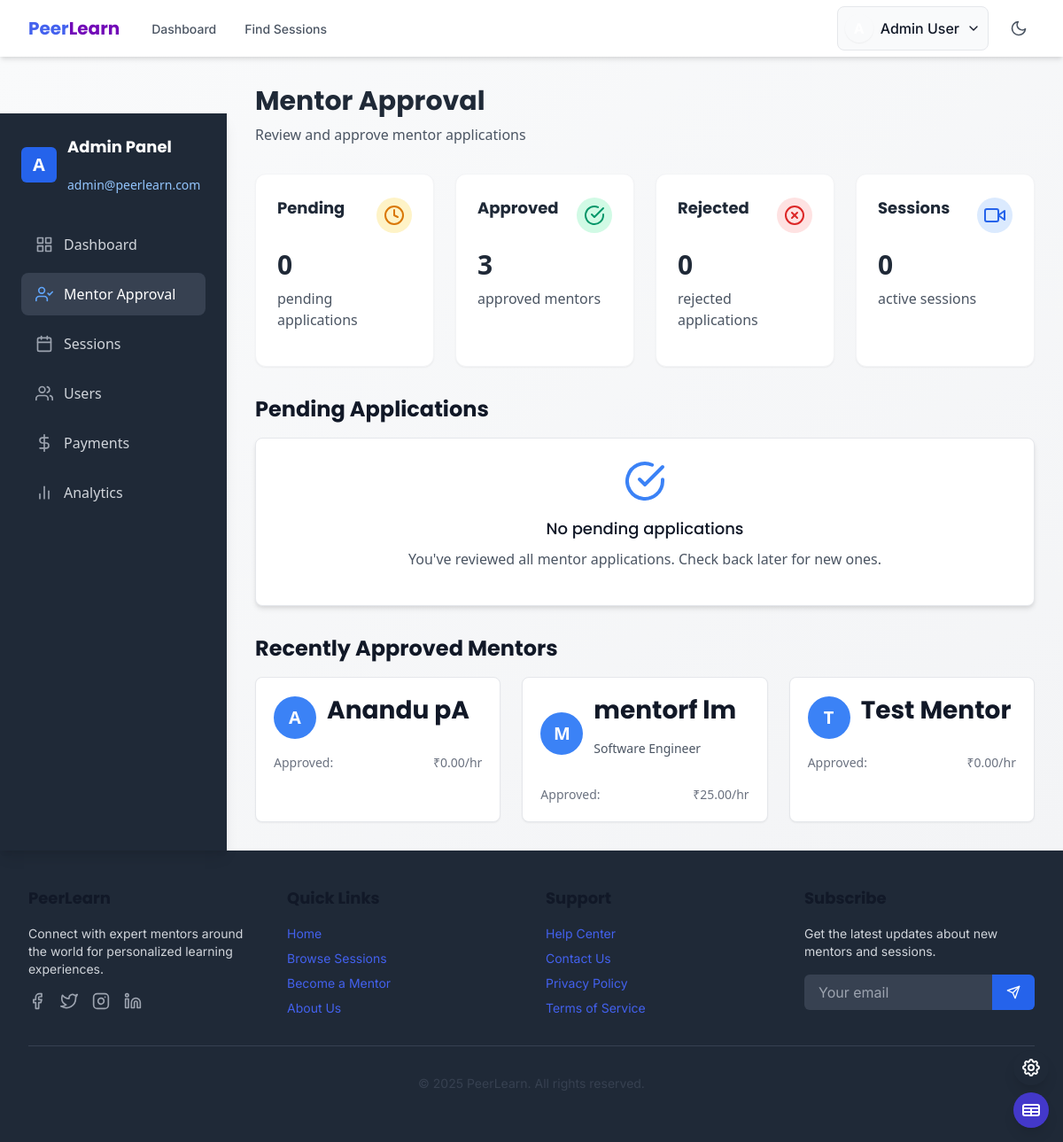
The page /admin-panel/mentor-approval/ (signed in) on the database as committed earlier.
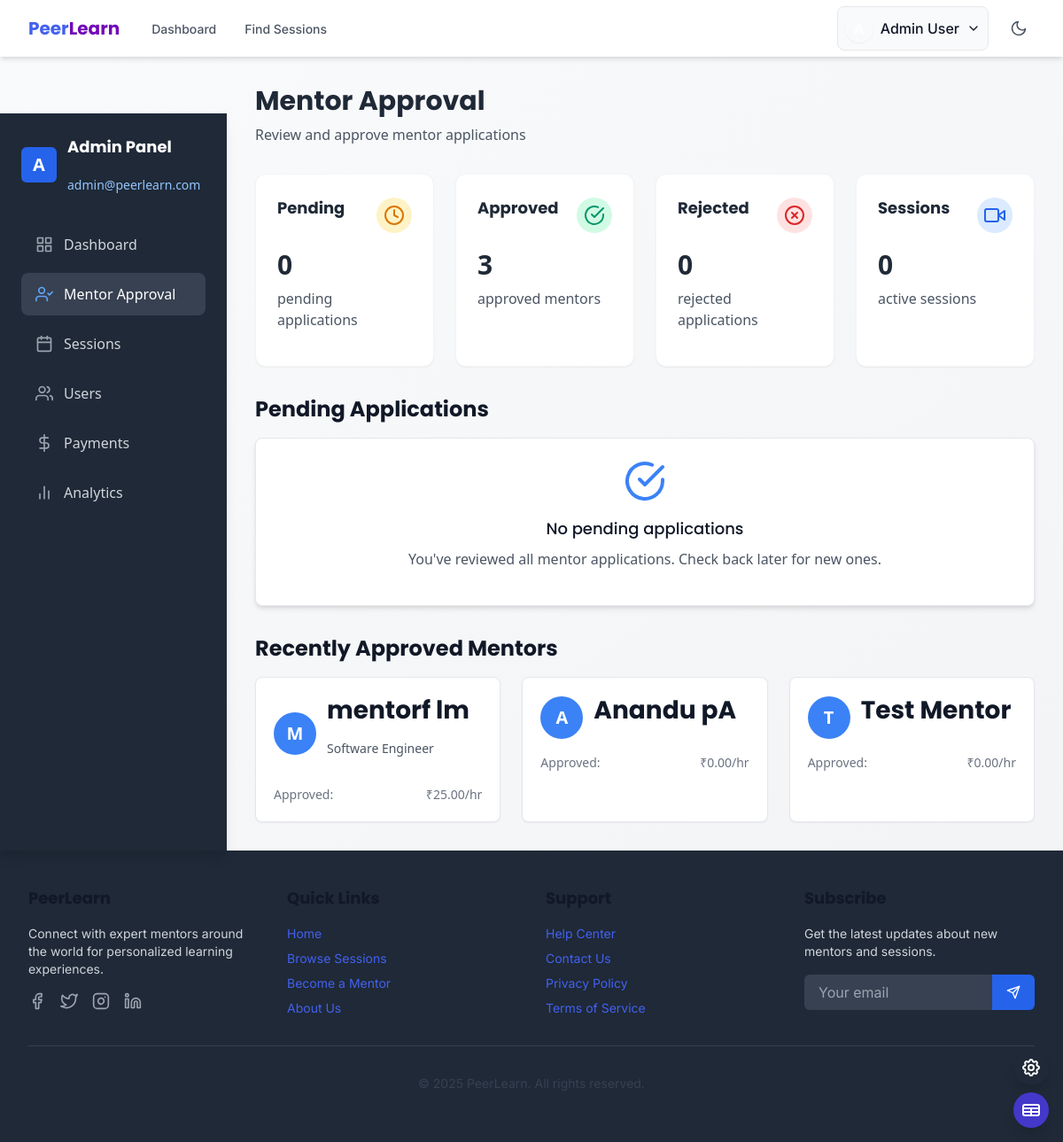
The same page on the database as committed later.
### users/models.py (models this page shows, shortened)
class MentorProfile(models.Model):
    user = models.OneToOneField(User, on_delete=models.CASCADE, related_name='mentor_profile')
    expertise = models.CharField(_('area of expertise'), max_length=255)
    bio = models.TextField(_('biography'))
    hourly_rate = models.DecimalField(_('hourly rate'), max_digits=10, decimal_places=2)
    is_approved = models.BooleanField(_('approved status'), default=False)
    intro_video = models.URLField(_('introduction video'), blank=True, null=True)
    average_rating = models.DecimalField(_('average rating'), max_digits=3, decimal_places=2, default=0)
    total_reviews = models.PositiveIntegerField(_('total reviews'), default=0)
    created_at = models.DateTimeField(auto_now_add=True)
    updated_at = models.DateTimeField(auto_now=True)

class User(AbstractUser):
    ROLE_CHOICES = (
        ('learner', _('Learner')),
        ('mentor', _('Mentor')),
        ('admin', _('Admin')),
    )
    username = None
    email = models.EmailField(_('email address'), unique=True)
    profile_picture = models.ImageField(_('profile picture'), upload_to='profile_pictures/', blank=True, null=True)
    role = models.CharField(_('role'), max_length=10, choices=ROLE_CHOICES, default='learner')
    two_factor_enabled = models.BooleanField(_('two-factor authentication'), default=False)
    USERNAME_FIELD = 'email'
    REQUIRED_FIELDS = []
    objects = UserManager()
    def get_full_name(self):
        return f"{self.first_name} {self.last_name}".strip() or self.email
    full_name = property(get_full_name)
    def get_dashboard_url(self):
        if self.role == 'learner':
            return reverse('learner_dashboard')
        elif self.role == 'mentor':
            return reverse('mentor_dashboard')
        elif self.role == 'admin':
            return reverse('admin_dashboard')
        return reverse('landing_page')

### admin_panel/views.py (the view)
# urls.py: path('mentor-approval/', views.mentor_approval, name='mentor_approval'),
@login_required
@user_passes_test(is_admin)
def mentor_approval(request):
    pending_mentors = MentorProfile.objects.filter(is_approved=False).select_related('user').order_by('-created_at')
    pending_count = pending_mentors.count()
    approved_count = MentorProfile.objects.filter(is_approved=True).count()
    rejected_count = 0  # This would be tracked in a real app
    now = timezone.now()
    sessions_count = Session.objects.filter(
        status='in_progress',
        start_time__lte=now,
        end_time__gte=now
    ).count()
    recent_approved = MentorProfile.objects.filter(
        is_approved=True
    ).select_related('user').order_by('-updated_at')[:10]
    context = {
        'pending_mentors': pending_mentors,
        'recent_approved': recent_approved,
        'pending_count': pending_count,
        'approved_count': approved_count,
        'rejected_count': rejected_count,
        'sessions_count': sessions_count,
    }
    return render(request, 'admin_panel/mentor_approval.html', context)

### admin_panel/views.py (called while the page is built)
def is_admin(user):
    return user.is_authenticated and user.role == 'admin'

### templates/admin_panel/mentor_approval.html (shortened to what the changed rows need)
{% extends 'base.html' %}
{% load i18n %}
{% load static %}
{% block content %}
<div class="min-h-screen bg-gradient-to-br from-gray-50 to-gray-100 font-sans">
    <div class="hidden md:block fixed left-0 top-16 bottom-0 w-64 bg-gray-800 shadow-lg z-10">
        <div class="p-6">
            <div class="flex items-center mb-8">
                <div>
                    <h2 class="text-lg font-bold text-white">{% trans "Admin Panel" %}</h2>
                </div>
            </div>
        </div>
    </div>
    <div class="md:ml-64 p-6 lg:p-8">
        <h1 class="text-3xl font-bold text-gray-800 mb-2">{% trans "Mentor Approval" %}</h1>
        <div class="grid grid-cols-1 md:grid-cols-4 gap-6 mb-8">
            <div class="bg-white rounded-xl shadow-sm p-6 border border-gray-100">
                <div class="flex justify-between items-center mb-4">
                    <h2 class="text-lg font-bold text-gray-800">{% trans "Pending" %}</h2>
                </div>
            </div>
            <div class="bg-white rounded-xl shadow-sm p-6 border border-gray-100">
                <div class="flex justify-between items-center mb-4">
                    <h2 class="text-lg font-bold text-gray-800">{% trans "Approved" %}</h2>
                </div>
            </div>
            <div class="bg-white rounded-xl shadow-sm p-6 border border-gray-100">
                <div class="flex justify-between items-center mb-4">
                    <h2 class="text-lg font-bold text-gray-800">{% trans "Rejected" %}</h2>
                </div>
            </div>
            <div class="bg-white rounded-xl shadow-sm p-6 border border-gray-100">
                <div class="flex justify-between items-center mb-4">
                    <h2 class="text-lg font-bold text-gray-800">{% trans "Sessions" %}</h2>
                </div>
            </div>
        </div>
        <h2 class="text-2xl font-bold mb-4">{% trans "Pending Applications" %}</h2>
        <h2 class="text-2xl font-bold mb-4">{% trans "Recently Approved Mentors" %}</h2>
        {% if recent_approved %}
            <div class="grid grid-cols-1 md:grid-cols-2 lg:grid-cols-3 gap-6">
                {% for mentor in recent_approved %}
                    <div class="bg-white rounded-lg shadow-sm border border-gray-200 overflow-hidden">
                        <div class="p-5">
                            <div class="flex items-center mb-4">
                                {% if mentor.user.profile_picture %}
                                    <img src="{{ mentor.user.profile_picture.url }}" alt="{{ mentor.user.get_full_name }}" class="h-12 w-12 rounded-full object-cover mr-3">
                                {% else %}
                                    <div class="h-12 w-12 rounded-full bg-blue-500 text-white flex items-center justify-center font-bold text-xl mr-3">
                                        {{ mentor.user.first_name|first|upper }}
                                    </div>
                                {% endif %}
                                <div>
                                    <h3 class="font-bold">{{ mentor.user.get_full_name }}</h3>
                                    <p class="text-sm text-gray-600">{{ mentor.expertise }}</p>
                                </div>
                            </div>
                            <div class="flex justify-between text-sm text-gray-500 mt-4">
                                <span>{% trans "Approved:" %} {{ mentor.approved_at|date:"M d, Y" }}</span>
                                <span>₹{{ mentor.hourly_rate }}/hr</span>
                            </div>
                        </div>
                    </div>
                {% endfor %}
            </div>
        {% endif %}
    </div>
</div>
{% endblock %}

Rows that differ between the two databases and show on the page:
changed MentorProfile "Software Engineer": moves up the list
